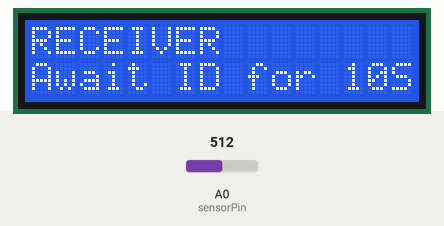
Simulated run of this sketch. Board: Arduino Uno, built with avr-gcc and run on an emulated ATmega328P. On the bench: 16×2 character LCD. The inputs (shaded band) are chosen by the test bench; at power-on: A0 (sensorPin) = 512. What the sketch prints to the serial monitor is not drawn.

Above: at 8.2 s.
8.3 s: A0 (sensorPin) set to 525
9.8 s: A0 (sensorPin) set to 550
At 10.7 s:
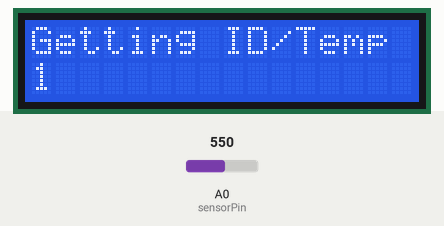
12.8 s: A0 (sensorPin) set to 511
At 26.6 s:
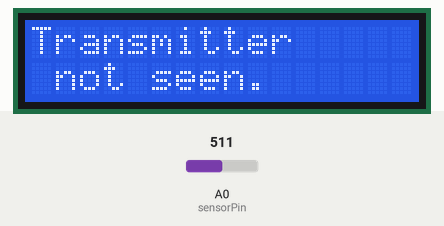
At 27.7 s:
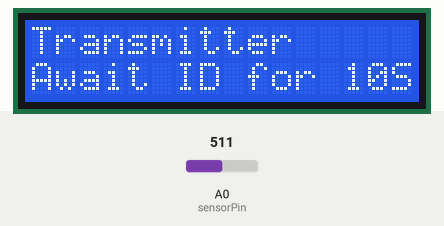
Timing chart, 0 to 28.3 s (numbered marks = the images above; inputs shaded):
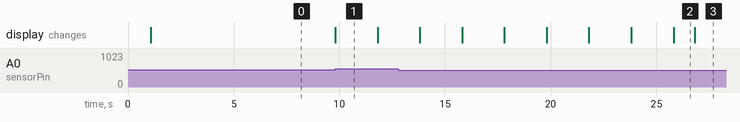

Measured:
- the behaviour switches between 537 and 538 on A0 (sensorPin) (found by bisection; images 0 and 1)
- after the input at 8.3 s, every drawn part: stays the same
- after the input at 9.8 s, the display: changes at once (image 1)
- what the display in image 1 shows lasts 2.0 s, from 9.8 s to 11.8 s
- what the display in image 2 shows lasts 1.0 s, from 25.8 s to 26.8 s

The sketch:

Improved_VLCreceiver.ino
```cpp
#include <LiquidCrystal.h>

// initialize the library by associating any needed LCD interface pin
// with the arduino pin number it is connected to
const int rs = 13, en = 12, d4 = 11, d5 = 10, d6 = 9, d7 = 8;
LiquidCrystal lcd(rs, en, d4, d5, d6, d7);
int r1,r2,r3,r4,r5,r6,r7,r8,r9,r10,r11,r12;

#define DELAY 2000
#define sensorPin A0
#define ID 180
//#define S1 4
#define BITLENGTH 8
int middleValue, middleValue1;
int sensorValue = 0;
float temperature;
int count = 0;
int inputByte;
long Timer = millis();

void setup() {
  // put your setup code here, to run once:
  lcd.begin(16, 2);
  Serial.begin(115200);
  //pinMode(S1, INPUT);
  pinMode(sensorPin, INPUT);
  Serial.print("RECEIVER");
  lcd.clear();
  lcd.setCursor(0, 0);
  lcd.print("RECEIVER");
  delay(1000);

  /*int r1 = readPin();
  delay(2000);
  int r2 = readPin();
  middleValue1 = (r1 + r2)/2;
  middleValue = middleValue1 + 10;
  Serial.println("The threshold is ");
  Serial.print(middleValue);
*/
  calibration_func();

}

void loop() {

  // put your main code here, to run repeatedly:
  //abstract into calibration_func()


  if (readPin() > middleValue){

    //delay(500);
    if (getID()){
     while(1)
    {
     mainProg();
    }
    }
  }

    }


void mainProg()
{

  //lcd.print("Start Receiving");


      readTemp();


    if (count > 256)
    {
      count = 0;
    }
  }

bool getID()
{
  if (readByte() == ID) {
      lcd.setCursor(0, 0);
      Serial.print("ID Detected");
      lcd.print("ID Detected");
      delay(2000);


      return true;
    }
    else {
      lcd.clear();
      lcd.setCursor(0, 0);
      lcd.print("Transmitter");
      lcd.setCursor(0, 1);
      lcd.print(" not seen.");
      Serial.println("Transmitter not seen");
      delay(1000);
    }

}

int readPin(){
  sensorValue = analogRead(sensorPin);
  lcd.setCursor(0, 1);
  //lcd.print(sensorValue);
  lcd.print("Await ID for 10S");
  Serial.println(sensorValue);
  return sensorValue;
  }

int readByte()
{
  lcd.clear();
  lcd.setCursor(0, 0);
  lcd.print("Getting ID/Temp");
  lcd.setCursor(0, 1);
  int i, input = 0;
  for (i = 0; i < BITLENGTH; i++)
  { //Repeat for each bit
    sensorValue = analogRead(sensorPin); //Read the sensor Value
    Serial.println(sensorValue);

    if (sensorValue > middleValue)
    {

      input++;
      lcd.print("1");
      Serial.println("1");
    }
    else
    {
      lcd.print("0");
      Serial.println("0");
    }
    //Binary shift to store another bit
    input = input << 1;
    delay(DELAY);
  }
  //Return the value if input
  input = input >> 1;
  lcd.clear();
  lcd.print(input);
  Serial.println(input);
  return input;
}
void readBit()
{
  sensorValue = analogRead(sensorPin);
  lcd.print(sensorValue);
  Serial.print(sensorValue);
  if (sensorValue < 1000) {

    lcd.print("1");
    Serial.print("1");
  }
  else {

    lcd.print("0");
    Serial.print("0");
  }
  delay(DELAY);
}
void readTemp() {


  inputByte = readByte(); //Reading 1 Byte
  //Calculating temperature
  temperature = (float)inputByte * 5 / 1023;
  temperature = (temperature) * 100;
  lcd.clear();
  lcd.setCursor(0, 0);
//  lcd.print(++count); // Sending the value of temperature
  lcd.print ("Temperature is");
  lcd.setCursor(0, 1);
  lcd.print(temperature); // Sending the value of temperature
  lcd.print(" 'C");

  Serial.print(++count); // Sending the value of temperature
  Serial.print (".temperature is");
  Serial.print(temperature); // Sending the value of temperature
  Serial.println(" 'C");
  delay(1000);
  //might uncomment later delay(2000); // transmitter delay
}

int calibration_func(){

  /*middleValue1 = readPin();
  if((millis()-Timer)<1000){
  delay(500);
  middleValue1 = max(readPin(),middleValue1);

  }
  */
  middleValue= getMaxValue() + 25;

  Serial.print("The threshold is ");
  Serial.println(middleValue);
  return middleValue;
}

int getMaxValue(){
  r1 = readPin();
  delay(500);
  r2 = readPin();
  delay(500);
  r3 = readPin();
  delay(500);
  r4 = readPin();
  delay(500);
  r5 = readPin();
  delay(500);
  r6 = readPin();
  delay(500);
  r7 = readPin();
  delay(500);
  r8 = readPin();
  delay(500);
  r9 = readPin();
  delay(500);
  r10 = readPin();
  delay(500);
  r11 = readPin();
  delay(500);
  r12 = readPin();
  delay(500);

  int pinValue[12] = {r1,r2,r3,r4,r5,r6,r7,r8,r9,r10,r11,r12};

  int maxVal = pinValue[0];

  for (int i=0; i<(sizeof(pinValue)/sizeof(pinValue[0])); i++ ){
    maxVal = max(pinValue[i],maxVal);
  }


  return maxVal;


}
```
